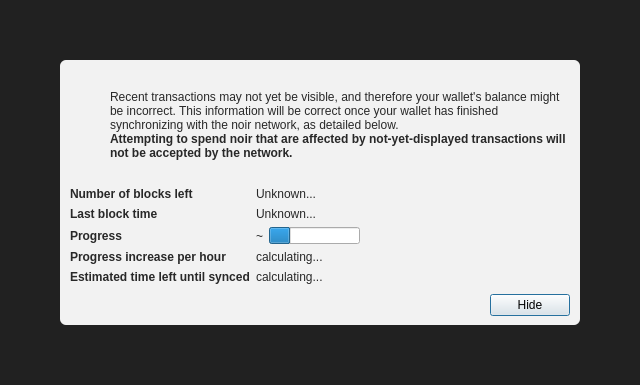
<?xml version="1.0" encoding="UTF-8"?>
<ui version="4.0">
 <class>ModalOverlay</class>
 <widget class="QWidget" name="ModalOverlay">
  <property name="geometry">
   <rect>
    <x>0</x>
    <y>0</y>
    <width>640</width>
    <height>385</height>
   </rect>
  </property>
  <property name="windowTitle">
   <string>Form</string>
  </property>
  <layout class="QVBoxLayout" name="verticalLayout" stretch="0">
   <property name="sizeConstraint">
    <enum>QLayout::SetDefaultConstraint</enum>
   </property>
   <property name="leftMargin">
    <number>0</number>
   </property>
   <property name="topMargin">
    <number>0</number>
   </property>
   <property name="rightMargin">
    <number>0</number>
   </property>
   <property name="bottomMargin">
    <number>0</number>
   </property>
   <item>
    <widget class="QWidget" name="bgWidget" native="true">
     <property name="styleSheet">
      <string notr="true">#bgWidget { background: rgba(0,0,0,220); }</string>
     </property>
     <layout class="QVBoxLayout" name="verticalLayoutMain" stretch="1">
      <property name="leftMargin">
       <number>60</number>
      </property>
      <property name="topMargin">
       <number>60</number>
      </property>
      <property name="rightMargin">
       <number>60</number>
      </property>
      <property name="bottomMargin">
       <number>60</number>
      </property>
      <item>
       <widget class="QWidget" name="contentWidget" native="true">
        <property name="styleSheet">
         <string notr="true">#contentWidget { background: rgba(255,255,255,240); border-radius: 6px; }

QLabel { color: rgb(40,40,40);  }</string>
        </property>
        <layout class="QVBoxLayout" name="verticalLayoutSub" stretch="1,0,0,0">
         <property name="spacing">
          <number>0</number>
         </property>
         <property name="leftMargin">
          <number>10</number>
         </property>
         <property name="topMargin">
          <number>10</number>
         </property>
         <property name="rightMargin">
          <number>10</number>
         </property>
         <property name="bottomMargin">
          <number>10</number>
         </property>
         <item>
          <layout class="QHBoxLayout" name="horizontalLayoutIconText" stretch="0,1">
           <property name="topMargin">
            <number>20</number>
           </property>
           <item>
            <layout class="QVBoxLayout" name="verticalLayoutIcon">
             <property name="leftMargin">
              <number>0</number>
             </property>
             <item>
              <widget class="QPushButton" name="warningIcon">
               <property name="enabled">
                <bool>false</bool>
               </property>
               <property name="text">
                <string/>
               </property>
               <property name="icon">
                <iconset>
                 <normaloff>:/icons/warning</normaloff>
                 <disabledoff>:/icons/warning</disabledoff>:/icons/warning</iconset>
               </property>
               <property name="iconSize">
                <size>
                 <width>48</width>
                 <height>48</height>
                </size>
               </property>
               <property name="flat">
                <bool>true</bool>
               </property>
              </widget>
             </item>
             <item>
              <spacer name="verticalSpacerWarningIcon">
               <property name="orientation">
                <enum>Qt::Vertical</enum>
               </property>
               <property name="sizeHint" stdset="0">
                <size>
                 <width>20</width>
                 <height>40</height>
                </size>
               </property>
              </spacer>
             </item>
            </layout>
           </item>
           <item>
            <layout class="QVBoxLayout" name="verticalLayoutInfoText">
             <property name="leftMargin">
              <number>0</number>
             </property>
             <property name="topMargin">
              <number>0</number>
             </property>
             <item>
              <widget class="QLabel" name="infoText">
               <property name="text">
                <string>Recent transactions may not yet be visible, and therefore your wallet's balance might be incorrect. This information will be correct once your wallet has finished synchronizing with the noir network, as detailed below.</string>
               </property>
               <property name="textFormat">
                <enum>Qt::RichText</enum>
               </property>
               <property name="wordWrap">
                <bool>true</bool>
               </property>
              </widget>
             </item>
             <item>
              <widget class="QLabel" name="infoTextStrong">
               <property name="font">
                <font>
                 <weight>75</weight>
                 <bold>true</bold>
                </font>
               </property>
               <property name="text">
                <string>Attempting to spend noir that are affected by not-yet-displayed transactions will not be accepted by the network.</string>
               </property>
               <property name="textFormat">
                <enum>Qt::RichText</enum>
               </property>
               <property name="wordWrap">
                <bool>true</bool>
               </property>
              </widget>
             </item>
             <item>
              <spacer name="verticalSpacerInTextSpace">
               <property name="orientation">
                <enum>Qt::Vertical</enum>
               </property>
               <property name="sizeHint" stdset="0">
                <size>
                 <width>20</width>
                 <height>40</height>
                </size>
               </property>
              </spacer>
             </item>
            </layout>
           </item>
          </layout>
         </item>
         <item>
          <spacer name="verticalSpacerAfterText">
           <property name="orientation">
            <enum>Qt::Vertical</enum>
           </property>
           <property name="sizeHint" stdset="0">
            <size>
             <width>20</width>
             <height>40</height>
            </size>
           </property>
          </spacer>
         </item>
         <item>
          <layout class="QFormLayout" name="formLayout">
           <property name="fieldGrowthPolicy">
            <enum>QFormLayout::FieldsStayAtSizeHint</enum>
           </property>
           <property name="horizontalSpacing">
            <number>6</number>
           </property>
           <property name="verticalSpacing">
            <number>6</number>
           </property>
           <property name="topMargin">
            <number>10</number>
           </property>
           <item row="0" column="0">
            <widget class="QLabel" name="labelNumberOfBlocksLeft">
             <property name="font">
              <font>
               <weight>75</weight>
               <bold>true</bold>
              </font>
             </property>
             <property name="text">
              <string>Number of blocks left</string>
             </property>
            </widget>
           </item>
           <item row="0" column="1">
            <widget class="QLabel" name="numberOfBlocksLeft">
             <property name="text">
              <string>Unknown...</string>
             </property>
            </widget>
           </item>
           <item row="1" column="0">
            <widget class="QLabel" name="labelLastBlockTime">
             <property name="font">
              <font>
               <weight>75</weight>
               <bold>true</bold>
              </font>
             </property>
             <property name="text">
              <string>Last block time</string>
             </property>
            </widget>
           </item>
           <item row="1" column="1">
            <widget class="QLabel" name="newestBlockDate">
             <property name="sizePolicy">
              <sizepolicy hsizetype="Maximum" vsizetype="Preferred">
               <horstretch>0</horstretch>
               <verstretch>0</verstretch>
              </sizepolicy>
             </property>
             <property name="text">
              <string>Unknown...</string>
             </property>
            </widget>
           </item>
           <item row="2" column="0">
            <widget class="QLabel" name="labelSyncDone">
             <property name="font">
              <font>
               <weight>75</weight>
               <bold>true</bold>
              </font>
             </property>
             <property name="text">
              <string>Progress</string>
             </property>
            </widget>
           </item>
           <item row="2" column="1">
            <layout class="QHBoxLayout" name="horizontalLayoutSync" stretch="0,1">
             <item>
              <widget class="QLabel" name="percentageProgress">
               <property name="text">
                <string notr="true">~</string>
               </property>
              </widget>
             </item>
             <item>
              <widget class="QProgressBar" name="progressBar">
               <property name="value">
                <number>24</number>
               </property>
               <property name="format">
                <string/>
               </property>
              </widget>
             </item>
            </layout>
           </item>
           <item row="4" column="0">
            <widget class="QLabel" name="labelProgressIncrease">
             <property name="font">
              <font>
               <weight>75</weight>
               <bold>true</bold>
              </font>
             </property>
             <property name="text">
              <string>Progress increase per hour</string>
             </property>
            </widget>
           </item>
           <item row="4" column="1">
            <widget class="QLabel" name="progressIncreasePerH">
             <property name="text">
              <string>calculating...</string>
             </property>
            </widget>
           </item>
           <item row="5" column="0">
            <widget class="QLabel" name="labelEstimatedTimeLeft">
             <property name="font">
              <font>
               <weight>75</weight>
               <bold>true</bold>
              </font>
             </property>
             <property name="text">
              <string>Estimated time left until synced</string>
             </property>
            </widget>
           </item>
           <item row="5" column="1">
            <widget class="QLabel" name="expectedTimeLeft">
             <property name="text">
              <string>calculating...</string>
             </property>
            </widget>
           </item>
          </layout>
         </item>
         <item>
          <layout class="QHBoxLayout" name="horizontalLayoutButtons">
           <property name="leftMargin">
            <number>10</number>
           </property>
           <property name="topMargin">
            <number>10</number>
           </property>
           <item>
            <spacer name="horizontalSpacer">
             <property name="orientation">
              <enum>Qt::Horizontal</enum>
             </property>
             <property name="sizeHint" stdset="0">
              <size>
               <width>40</width>
               <height>20</height>
              </size>
             </property>
            </spacer>
           </item>
           <item>
            <widget class="QPushButton" name="closeButton">
             <property name="text">
              <string>Hide</string>
             </property>
             <property name="shortcut">
              <string>Esc</string>
             </property>
             <property name="focusPolicy">
              <enum>Qt::StrongFocus</enum>
             </property>
             <property name="default">
              <bool>true</bool>
             </property>
            </widget>
           </item>
          </layout>
         </item>
        </layout>
       </widget>
      </item>
     </layout>
    </widget>
   </item>
  </layout>
 </widget>
 <resources/>
 <connections/>
</ui>
